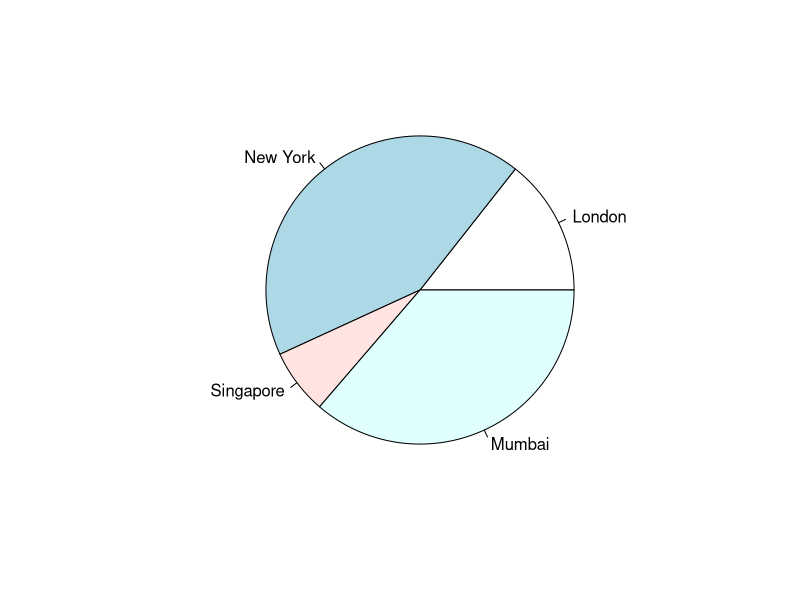
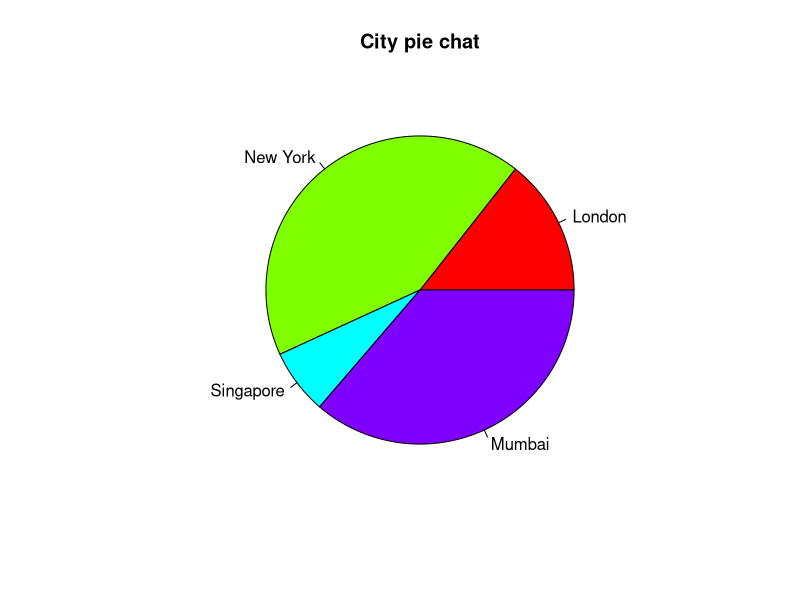
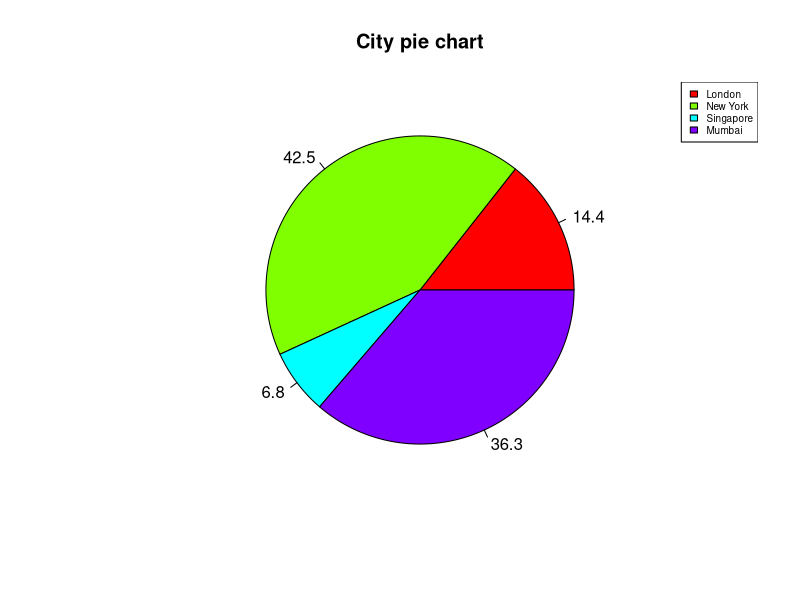

These charts were generated, in order, by the following R code:
x<-c(21,62,10,53)
labels<-c("London","New York","Singapore","Mumbai")
pie(x,labels)
pie(x,labels,main = "City pie chat",col=rainbow(length(x)))

piepercent<-round(100*x/sum(x),1)
pie(x,labels = piepercent,main = "City pie chart",col = rainbow(length(x)))
legend("topright",c("London","New York","Singapore","Mumbai"),cex = 0.6,fill = rainbow(length(x)))
